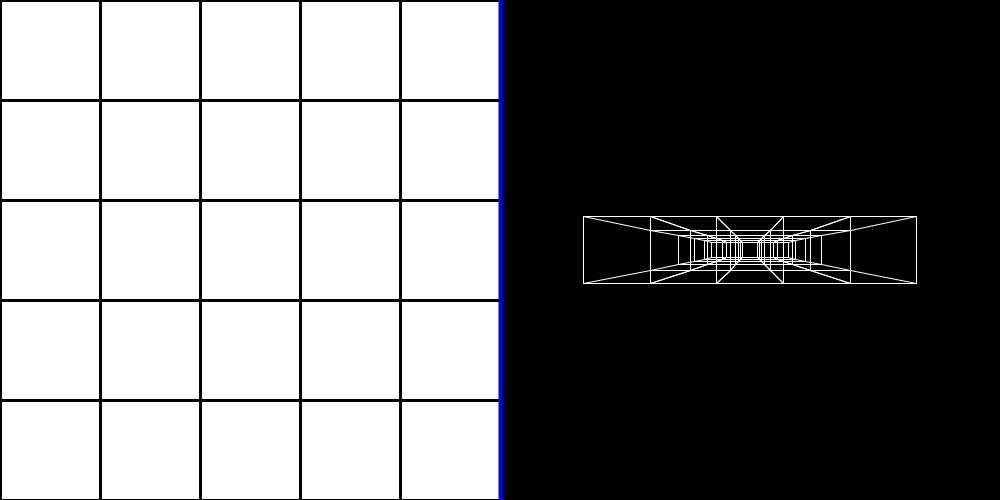
Frame 1 (no input)
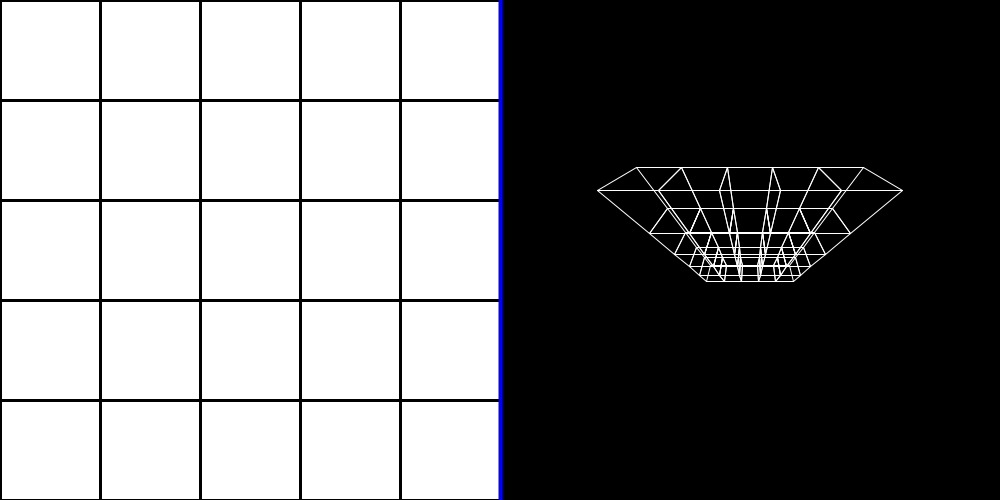
Frame 60 (the mouse pressed at the canvas centre just before this capture)
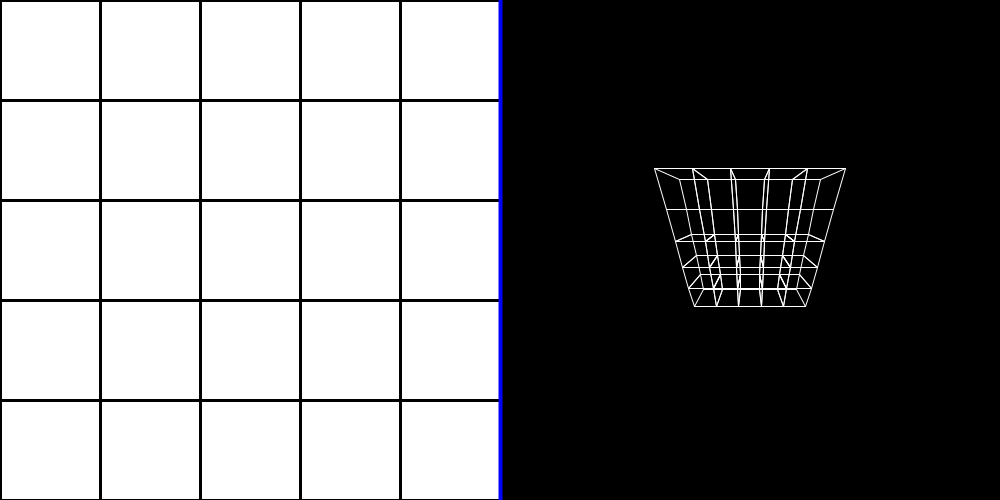
Frame 120 (the mouse held since frame 60 and released just before this capture)

The Processing sketch that drew these frames (run headless with seeded random() and noise(); from frame 60 on, the mouse is pressed at the canvas centre):

// Processing sketch: Matrix_Operations_Library
// ── Matrix_Operations_Library.pde
//3d matrix functions


class Matrix
{
  int dim, x_off, y_off;
  //arrPoints is a dim x dim (2D) collection of 8 3D PVectors each
  //store array of array of points representing each cube, as with associated transformed vectors in arrTransformedPoints
  //PVector[][][] arrPoints, arrTransformedPoints;
  PVector[][][] arrPoints, arrTransformedPoints;

  Matrix(int dim, int x_off, int y_off)
  {
    this.dim = dim;
    this.x_off = x_off;
    this.y_off = y_off;
    arrPoints = new PVector[dim][dim][8];
    arrTransformedPoints = new PVector[dim][dim][8];
  }

  //function that returns square 3D array of point vectors evenly spaced from relative origin
  void build3dArray(float[][][] arr)
  {
    for (int i = 0; i < dim; i++)
    {
      for (int j = 0; j < dim; j++)
      {
        if (arr[i][j][2] == 1)
        {
          //represents 2D array of cube points, where each spot contains 8 3D vectors 
          arrPoints[i][j] = points3dCube(2*(i-(dim-1)/2), 0, 2*(j-(dim-1)/2));
        }
        //println(arrPoints[i][j]);
      }
    }
  }

  //returns array of 3D unit vectors at relative origin
  PVector[] points3dCube()
  {
    PVector[] v = new PVector[8];
    v[0] = new PVector(-1, -1, -1);
    v[1] = new PVector(1, -1, -1);
    v[2] = new PVector(1, 1, -1);
    v[3] = new PVector(-1, 1, -1);
    v[4] = new PVector(-1, -1, -1);
    v[5] = new PVector(1, -1, -1);
    v[6] = new PVector(1, 1, -1);
    v[7] = new PVector(-1, 1, -1);
    return v;
  }

  //return array of 3D unit vectors with offsets with respect to relative origin
  PVector[] points3dCube(float x_off, float y_off, float z_off)
  {
    PVector[] v = new PVector[8];
    v[0] = new PVector(-1 + x_off, -1 + y_off, -1 + z_off);
    v[1] = new PVector(1 + x_off, -1 + y_off, -1 + z_off);
    v[2] = new PVector(1 + x_off, 1 + y_off, -1 + z_off);
    v[3] = new PVector(-1 + x_off, 1 + y_off, -1 + z_off);
    v[4] = new PVector(-1 + x_off, -1 + y_off, 1 + z_off);
    v[5] = new PVector(1 + x_off, -1 + y_off, 1 + z_off);
    v[6] = new PVector(1 + x_off, 1 + y_off, 1 + z_off);
    v[7] = new PVector(-1 + x_off, 1 + y_off, 1 + z_off);
    return v;
  }

  //changes a 3d vector to its corresponding 3d matrix
  float[][] vecToMatrix(PVector v)
  {
    float[][] m = new float[3][1];
    m[0][0] = v.x;
    m[1][0] = v.y;
    m[2][0] = v.z;
    return m;
  }

  //changes a 3d matrix to its corresponding 3d vector
  PVector matrixTo3dVec(float[][] m)
  {
    return new PVector(m[0][0], m[1][0], m[2][0]);
  }



  //formulae for 3D rotation by respective axes
  float[][] rotation3dX(float angle)
  {
    float[][] result = {{1, 0, 0}, {0, cos(angle), -sin(angle)}, {0, sin(angle), cos(angle)}};
    return result;
  }

  float[][] rotation3dY(float angle)
  {
    float[][] result = {{cos(angle), 0, -sin(angle)}, {0, 1, 0}, {sin(angle), 0, cos(angle)}};
    return result;
  }

  float[][] rotation3dZ(float angle)
  {
    float[][] result = {{cos(angle), -sin(angle), 0}, {sin(angle), cos(angle), 0}, {0, 0, 1}};
    return result;
  }



  //projection scaling each vector by same scalar as well as projecting onto R^2 -> x, y
  float[][] projection3d(float z)
  {
    float[][] result = {{z, 0, 0}, {0, z, 0}, {0, 0, 0}};
    return result;
  }

  //multiply a 3x3 transormation matrix with 3x1 vector for 3x1 vector return
  PVector matMul(float[][] a, PVector b)
  {
    if (a[0].length != 3)
    {
      println("Dimensions incorrect");
      return null;
    }
    PVector result = new PVector();
    result.x += a[0][0] * b.x + a[0][1] * b.y + a[0][2] * b.z;
    result.y += a[1][0] * b.x + a[1][1] * b.y + a[1][2] * b.z;
    result.z += a[2][0] * b.x + a[2][1] * b.y + a[2][2] * b.z;
    return result;
  }

  //matrix multiply two matrices with corresponding output matrix
  float[][] matMul(float[][] a, float[][] b)
  {
    int colA = a[0].length;
    int rowA = a.length;
    int colB = b[0].length;
    int rowB = b.length;
    float sum = 0;

    if (colA != rowB)
    {
      println("Dimensions incorrect");
      return null;
    }
    float[][] result = new float[rowA][colB];

    for (int i = 0; i < rowA; i++)
    {
      for (int j = 0; j < colB; j++)
      {
        sum = 0;
        for (int k = 0; k < colA; k++)
        {
          sum += a[i][k] * b[k][j];
        }
        result[i][j] = sum;
      }
    }
    return result;
  }

  //draws lines between edges of vectors
  void connect3d(PVector a, PVector b)
  {
    line(a.x + x_off, a.y + y_off, b.x + x_off, b.y + y_off);
    //println("a.x: " + a.x + " a.y: " + a.y + " a.z: " + a.z); 
  }

  //algorithm for connecting vertices of cube vectors
  void draw3dCube(PVector[] matrix)
  {
    for (int j = 0; j < 4; j++)
    {
      //connect3d receives 2 PVectors
      connect3d(matrix[j], matrix[(j + 1)%4]);
      connect3d(matrix[j + 4], matrix[(j+1)%4 + 4]);
      connect3d(matrix[j], matrix[j+4]);
    }
  }

  //some custom matrix transformations on base vecors of the cubes rotating, scaling and projecting
  void customTransformation(int i, int j, float angle)
  {
    int count = 0;

    for (PVector v : arrPoints[i][j]) 
    {
      if (arrPoints[i][j][count] != null)
      {
        //println("found at i:" + i + " j:" + j);
        //applying rotation matrices to base vector
        arrTransformedPoints[i][j][count] = matMul(rotation3dX(angle), v);
        //arrTransformedPoints[i][j][count] = matMul(rotation3dY(angle), arrTransformedPoints[i][j][count]);
        //arrTransformedPoints[i][j][count] = matMul(rotation3dZ(angle), arrTransformedPoints[i][j][count]);

        //calculating distance matrix
        z = 1/(distance - arrTransformedPoints[i][j][count].z);

        //applying the projection matrix of parameter z on base vector
        arrTransformedPoints[i][j][count] = matMul(projection3d(z), arrTransformedPoints[i][j][count]);

        //scaling base vector
        arrTransformedPoints[i][j][count].mult(100);

        //drawing point at calculated coordinate by projecting onto x, y plane
        //point(arrTransformedPoints[i][j][count].x, arrTransformedPoints[i][j][count].y);
        //count keeps track of arrTransformedPoints[i][j] index as we used a for each loop -> cant index
        count++;
      }
    }
  }

  //loop through each presentation of each cube in arrTransformedPoints
  void loopTransformation(float[][][] arr, float angle)
  {
    for (int i = 0; i < dim; i++)
    {
      for (int j = 0; j < dim; j++)
      {
        if (arr[i][j][2] == 1)
        {
          customTransformation(i, j, angle);
          //draw3dCube receives array of PVcetors and calls connect() that draws lines between arrTransformedPoint[i][j]s' elements
          draw3dCube(arrTransformedPoints[i][j]);
        }
      }
    }
  }
}

// ── GridSelector.pde
class GridSelector
{
  int dim, x_offset, y_offset;
  float[][][] arr;
  float w;

  //grid is created with array storing dim x dim coordinates
  GridSelector(int dimensions, float wid, int x_offset, int y_offset)
  {
    dim = dimensions;
    arr = new float[dim][dim][3];
    w = wid/dim;
    this.x_offset = x_offset;
    this.y_offset = y_offset;
  }

  //returns dimensions of array
  public int getDim()
  {
    return dim;
  }

  //returns dim x dim array with coordinates and if it exists at index 2
  public float[][][] getArr()
  {
    return arr;
  }
  
  public float getW()
  {
    return w;
  }

  //fills array with square object's parameters
  public void fillArray()
  {
    for (int i = 0; i < dim; i++)
    {
      for (int j = 0; j < dim; j++)
      {
        arr[i][j][0] = i * w;
        arr[i][j][1] = j * w;
        arr[i][j][2] = 1;
      }
    }
  }

  //receives x, y coordinates then converts to indices and if they are within boundaries of array will select appropriate square
  public void update(int i, int j)
  {
    if ((i + 1 <= dim) && (j + 1 <= dim))
    {
      if (arr[i][j][2] == 1)
      {
        arr[i][j][2] = 0;
      } else
      {
        arr[i][j][2] = 1;
      }
    } else
    {
      println("outside of boundary");
    }
  }

  //loops through array and draws squares with colour depensing whether it was selected or not
  public void show()
  {

    for (int i = 0; i < dim; i++)
    {
      for (int j = 0; j < dim; j++)
      {
        if (arr[i][j][2] == 1)
        {
          stroke(0);
          fill(255);
        } else
        {
          stroke(255);
          fill(0);
        }
        square(arr[i][j][0] - x_offset, arr[i][j][1] - y_offset, w);
      }
    }
  }
}

// ── Manipulation.pde
//keeps track of constant angle the array of cubes are rotating through
float angle = 0;

//variable keeping track of value associated with creating perspective 
float z;

//the distance from the "camera" the projection of the cubes is 
float distance = 8;
int x;
int dim = 5;

//declare create grid, matrix objects
GridSelector grid;
Matrix matrix;

void settings()
{
  size(1000, 500);
}

void setup()
{
  rectMode(CORNER);
  
  //instansiate grid object with dimensions: dim, width of each square: width/2, x_offset: 0, y_offset: 0
  grid = new GridSelector(dim, width/2, 0, 0);
  
  //fills grid objects array of squares with corresponding coordinates
  grid.fillArray();

  //instansiate arrays that store initial points of cubes as well as transformations on those points
  matrix = new Matrix(dim, 3 * width/4, height/2);
  
  //fill arrPoints with points depending on if the corresponding index in object grid is selected or not
  matrix.build3dArray(grid.getArr());
}

//if mouse is pressed the selected square should flip its selected status
void mousePressed()
{
  float w = grid.getW();
  grid.update((int)((mouseX - mouseX % w)/w), (int)((mouseY - mouseY % w)/w));
}

void draw()
{
  //prepare to draw grid
  background(0);
  noFill();
  strokeWeight(3);
  
  //draw grid
  grid.show();
  
  //prepare to draw backgroud of render
  fill(0);
  noStroke();
  square(width/2, 0, width/2);
  
  //draw separator
  stroke(0, 0, 255);
  strokeWeight(4);
  line(width/2, 0, width/2, height);
  
  //prepare to draw render
  stroke(255);
  strokeWeight(1);
  
  //loops through Points Array, perform transformations on those points,  stores transformed points in arrTransformedPoints then draws the points
  matrix.loopTransformation(grid.getArr(), angle);

  //angle = -0.5; 
  angle += 0.01;
}
